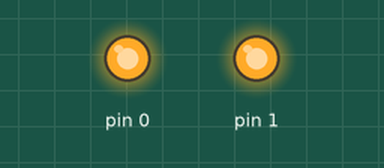
Bench run of a sketch on a simulated Arduino Uno, built with avr-gcc and run on an emulated ATmega328P. On the bench: output pins drawn as LEDs (lit = HIGH).

Above: at 0.1 s.
Timing chart, 0 to 1.6 s (numbered marks = the images above):
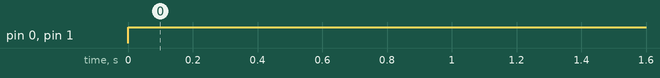

Measured:
- by itself, pin 0, pin 1: LOW → HIGH at 0.00 s

The sketch:

sketch_apr24a.ino
```cpp
void setup(){
 pinMode(0,OUTPUT);
 pinMode(1,OUTPUT);
}
void loop(){
  digitalWrite(0,HIGH);
  digitalWrite(1,HIGH);
  delay(5000);
}
```
